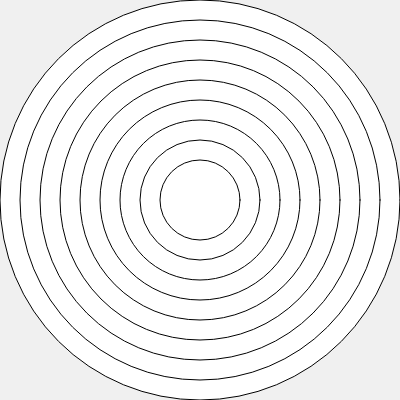
Frame 1 (no input)
Frame 60 (no input): identical to frame 1, image omitted
Frame 120 (the mouse pressed at the canvas centre since frame 60): identical to frame 1, image omitted

The p5.js sketch that drew this single still picture (run headless with seeded random() and noise() and a simulated clock; from frame 60 on, the mouse is pressed at the canvas centre):

// p5.js sketch
// ── sketch.js
//Black and White Target
function setup() {
  createCanvas(400, 400);
}

function circles(){
  for (let x = 400; x > 40; x -= 40){
    ellipse(200, 200, x, x); 
  }
}

function draw() {
  background(240);
  circles();
}
// ── Refactor Four.js
//Chess Board
function setup() {
  createCanvas(600, 600);
  noLoop();
}

let color = 0;
//Setting Variable

function chess() {
  for (let x = 0; x < 525; x += 75) {
    for (let y = 0; y < 525; y += 75) {
      if (color === 255) {
        color = 0;
        //Setting Color
      }
      else {
        color = 255;
        //Setting Color
      }
      fill(color);
      rect(x, y, 75, 75);
      //Drawing Rectangles
    }
  }
}




function draw() {
  chess();
}
// ── Refactor Three.js
//Black and White Target
function setup() {
  createCanvas(400, 400);
}

function circles(){
  for (let x = 0; x > 40; x -= 40){
    ellipse(200, 200, x, x); 
  }
}

function draw() {
  background(240);
  circles();
}
